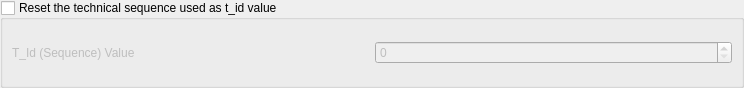
<?xml version="1.0" encoding="UTF-8"?>
<ui version="4.0">
 <class>set_sequence_layout</class>
 <widget class="QDialog" name="set_sequence_layout">
  <property name="geometry">
   <rect>
    <x>0</x>
    <y>0</y>
    <width>744</width>
    <height>88</height>
   </rect>
  </property>
  <property name="windowTitle">
   <string>Select Files</string>
  </property>
  <layout class="QGridLayout" name="gridLayout">
   <property name="leftMargin">
    <number>0</number>
   </property>
   <property name="topMargin">
    <number>0</number>
   </property>
   <property name="rightMargin">
    <number>0</number>
   </property>
   <property name="bottomMargin">
    <number>0</number>
   </property>
   <item row="0" column="0" colspan="2">
    <widget class="QGroupBox" name="sequence_group">
     <property name="toolTip">
      <string>&lt;html&gt;&lt;head/&gt;&lt;body&gt;&lt;p&gt;With this option you reset the technical sequence id on the database. &lt;/p&gt;&lt;p&gt;Do it only when you know what you are about to do.&lt;/p&gt;&lt;/body&gt;&lt;/html&gt;</string>
     </property>
     <property name="title">
      <string>Reset the technical sequence used as t_id value</string>
     </property>
     <property name="checkable">
      <bool>true</bool>
     </property>
     <property name="checked">
      <bool>false</bool>
     </property>
     <layout class="QGridLayout" name="gridLayout_2">
      <item row="0" column="0">
       <widget class="QLabel" name="sequence_label">
        <property name="text">
         <string>T_Id (Sequence) Value</string>
        </property>
       </widget>
      </item>
      <item row="0" column="1">
       <widget class="QSpinBox" name="sequence_value_edit">
        <property name="maximum">
         <number>2147483647</number>
        </property>
       </widget>
      </item>
     </layout>
    </widget>
   </item>
  </layout>
 </widget>
 <resources/>
 <connections/>
</ui>
